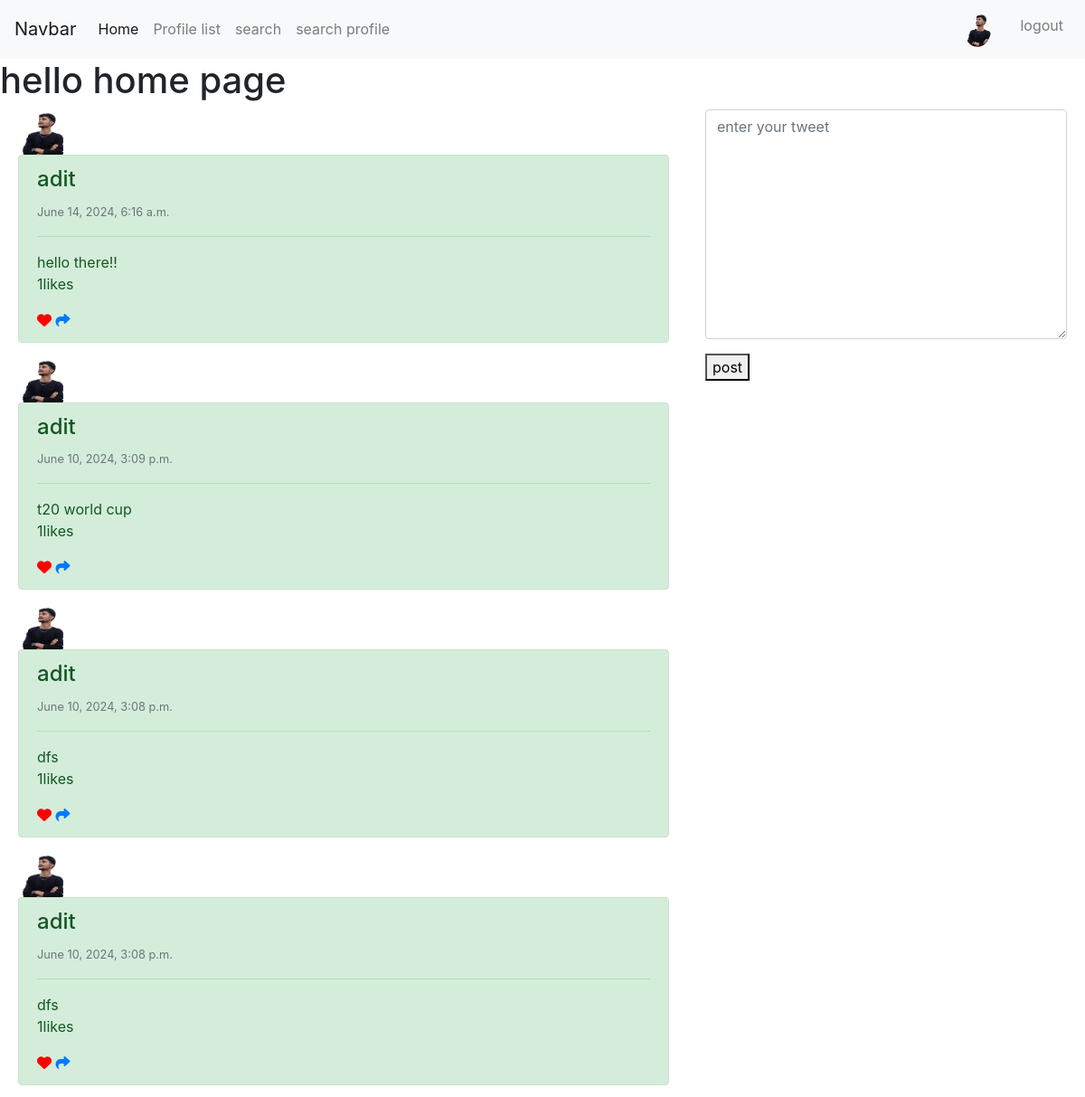
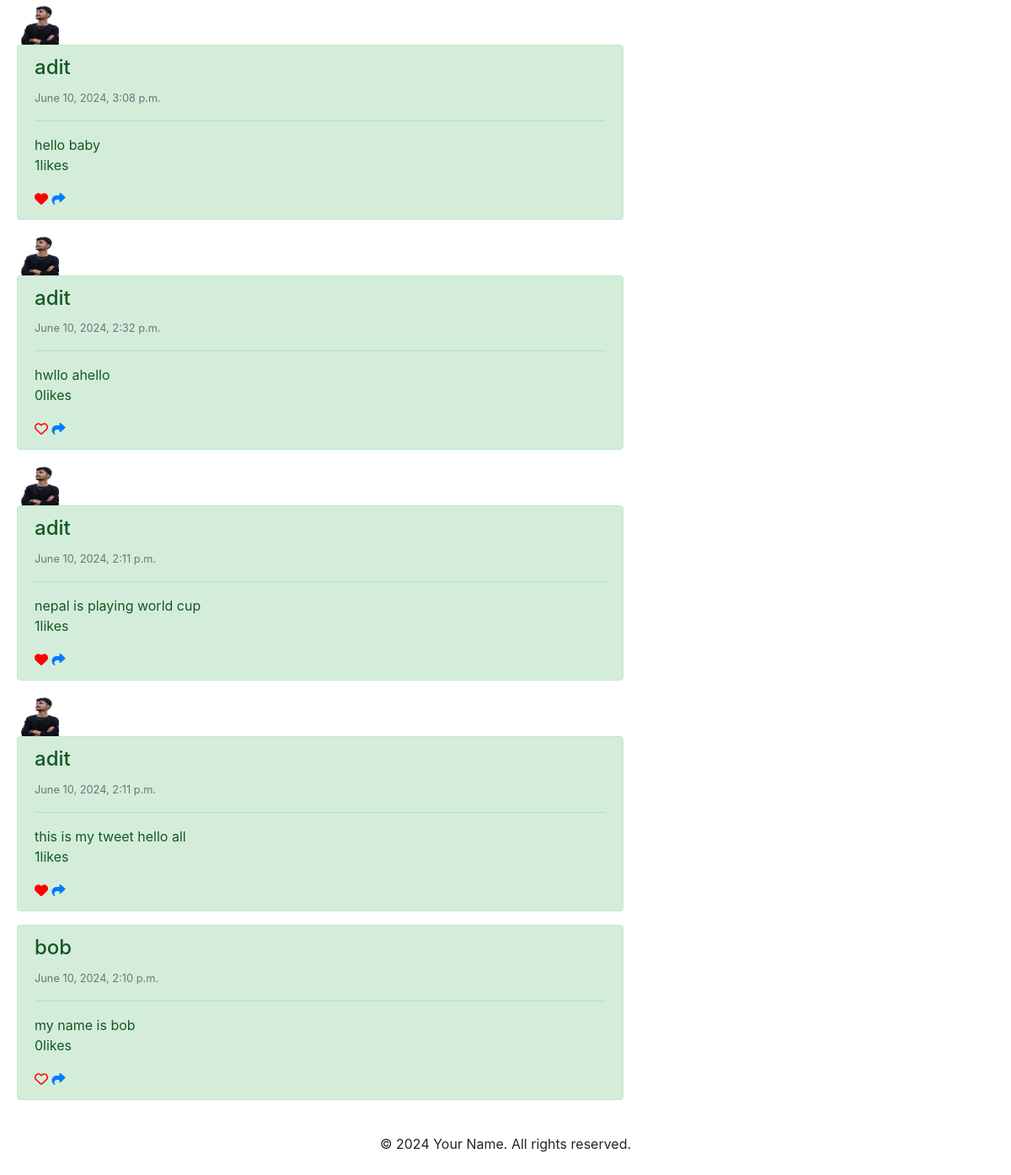
The app's page / (signed in) with its own data (2 pictures, top to bottom).
### base/models.py (models this page shows, shortened)
class Profile(models.Model):
    user = models.OneToOneField(User, on_delete=models.CASCADE)
    follow = models.ManyToManyField("self", related_name="followed_by", symmetrical=False,blank=True)
    date_modified = models.DateTimeField(User, auto_now = True)
    profile_image = models.ImageField(null=True, blank=True, upload_to="images")
    profile_bio = models.CharField(null=True, blank=True, max_length=500)
    homepage_link = models.CharField(null=True, blank=True, max_length=500)
    instagram_link = models.CharField(null=True, blank=True, max_length=500)
    linkedin_link = models.CharField(null=True, blank=True, max_length=500)

class Twitter(models.Model):
    user = models.ForeignKey(User, related_name="tweet", on_delete=models.DO_NOTHING)
    body = models.CharField(max_length=200)
    created_at = models.DateTimeField(auto_now_add=True)
    likes = models.ManyToManyField(User, related_name="tweet_like", blank=True)
    def number_of_likes(self):
        return self.likes.count()

### base/views.py (the view, shortened to what this page needs)
# urls.py: path('', views.home, name="home"),
def home(request):
    tweets = []  # Initialize with an empty list
    form = TweetForm()
    if request.user.is_authenticated:
        tweets = Twitter.objects.all().order_by("-created_at")
        profiles = Profile.objects.all()
        form = TweetForm(request.POST or None)
    context = {'tweets':tweets, "form":form}
    return render(request, 'base/home.html', context)

### base/form.py
class TweetForm(forms.ModelForm):
    body = forms.CharField(required=True, widget=forms.widgets.Textarea(
        attrs={
            "placeholder": "enter your tweet",
            "class": 'form-control'
        }
    ), label="",)
    class Meta:
        model = Twitter
        exclude = ('user','likes')

### base/templates/base/home.html (shortened to what this page needs)
{% extends 'base/base.html' %}
{% block content %}
<h1> hello home page </h1>
<div class="tweeter-container">
  {% if tweets %}
    <div class="tweetters">
    {% for tweet in tweets %}
    {% if tweet.user.profile.profile_image %}
    <img src ="{{tweet.user.profile.profile_image.url}}" height=50 width=50/>
    {% endif %}
<div class="alert alert-success" role="alert">
    <h4 class="alert-heading">{{tweet.user.username}} </h4>
    <small class="text-muted">{{tweet.created_at}} </small>
    <hr>
    <p class="mb-0">{{tweet.body}}</p>
    <p>{{tweet.number_of_likes}}likes </p>
    {% if user in tweet.likes.all %}
    <a href="{% url 'tweet_like' tweet.id %}">
      <i class="fa-solid fa-heart" style = "color:red"></i> </a>
    {%else%}
    <a href="{% url 'tweet_like' tweet.id %}"><i class="fa-regular fa-heart" style="color: red"></i>  </a>
    {% endif %}
      <a href = "{% url 'tweet_share' tweet.id %}"> <i class="fa-solid fa-share">    </i> </a>
  </div>
  {% endfor %}
</div>
{% endif %}
  <div class="tweet-form">
    {% if request.user.is_authenticated %}
    <form method="POST">
        <div class="form-floating commetn">
            {{form.as_p}}
          </div>
        <button type="submit"> post </button>
    </form>
    {% endif %}
  </div>
</div>
{% endblock %}

### base/templates/base/base.html (shortened to what this page needs)
{% load static %}
<!DOCTYPE html>
<html lang="en">
<head>
    <link href="https://stackpath.bootstrapcdn.com/bootstrap/4.5.2/css/bootstrap.min.css" rel="stylesheet">
    <link rel="stylesheet" href="{% static 'css/index.css'%}">
    <link rel="stylesheet" href="https://cdnjs.cloudflare.com/ajax/libs/font-awesome/6.5.2/css/all.min.css" />
</head>
<body>
    <nav class="navbar navbar-expand-lg navbar-light bg-light">
        <a class="navbar-brand" href="#">Navbar</a>
        <div class="collapse navbar-collapse" id="navbarNav">
            <ul class="navbar-nav">
                <li class="nav-item active">
                    <a class="nav-link" href="{% url 'home' %}">Home <span class="sr-only">(current)</span></a>
                </li>
                <li class="nav-item">
                    <a class="nav-link" href="{% url 'profile_list' %}">Profile list</a>
                </li>
                <li class="nav-item">
                    <a class="nav-link" href="{% url 'search' %}">search</a>
                </li>
                <li class="nav-item">
                    <a class="nav-link" href="{% url 'searchuser' %}">search profile</a>
                </li>
            </ul>
            <ul class = "navbar-nav ml-auto">
                {% if request.user.is_authenticated %}
                <li class ="nav-link navbar-brand">
                    <a href="{% url 'profile' request.user.id %}">
                        {% if request.user.profile.profile_image %}
                        <img class="rounded-circle " width=30 src="{{user.profile.profile_image.url}}">
                        {% else %}
                        <img class="rounded-circle " width=30 src="{% static 'images/profile.jpg' %}" class="card-img-top" alt="...">
                        {% endif%}
                    </a>
                </li>
                {% endif %}
                {% if request.user.is_authenticated %}
                <li class="nav-item">
                    <a class="nav-link" href="{% url 'logout' %}">logout</a>
                </li>
                {% endif %}
            </ul>
        </div>
    </nav>
    {% block content %}
    {% endblock %}
    <footer class="text-center py-4">
        <p>&copy; 2024 Your Name. All rights reserved.</p>
    </footer>
</body>
</html>

### static/css/index.css (style rules this page uses)
.tweeter-container { display:flex; justify-content: space-around; }
.tweetters { width: 60%; }
.commetn { width:400px; }

### records on screen
Twitter: user.profile.profile_image (picture), user.username "adit", created_at "June 14, 2024, 6:16 a.m.", body "hello there!!", number_of_likes "1"
Twitter: user.profile.profile_image (picture), user.username "adit", created_at "June 10, 2024, 3:09 p.m.", body "t20 world cup", number_of_likes "1"
Twitter: user.profile.profile_image (picture), user.username "adit", created_at "June 10, 2024, 3:08 p.m.", body "dfs", number_of_likes "1"
Twitter: user.profile.profile_image (picture), user.username "adit", created_at "June 10, 2024, 3:08 p.m.", body "dfs", number_of_likes "1"
Twitter: user.profile.profile_image (picture), user.username "adit", created_at "June 10, 2024, 3:08 p.m.", body "hello baby", number_of_likes "1"
Twitter: user.profile.profile_image (picture), user.username "adit", created_at "June 10, 2024, 2:32 p.m.", body "hwllo ahello", number_of_likes "0"
Twitter: user.profile.profile_image (picture), user.username "adit", created_at "June 10, 2024, 2:11 p.m.", body "nepal is playing world cup", number_of_likes "1"
Twitter: user.profile.profile_image (picture), user.username "adit", created_at "June 10, 2024, 2:11 p.m.", body "this is my tweet hello all", number_of_likes "1"
Twitter: user.username "bob", created_at "June 10, 2024, 2:10 p.m.", body "my name is bob", number_of_likes "0"
